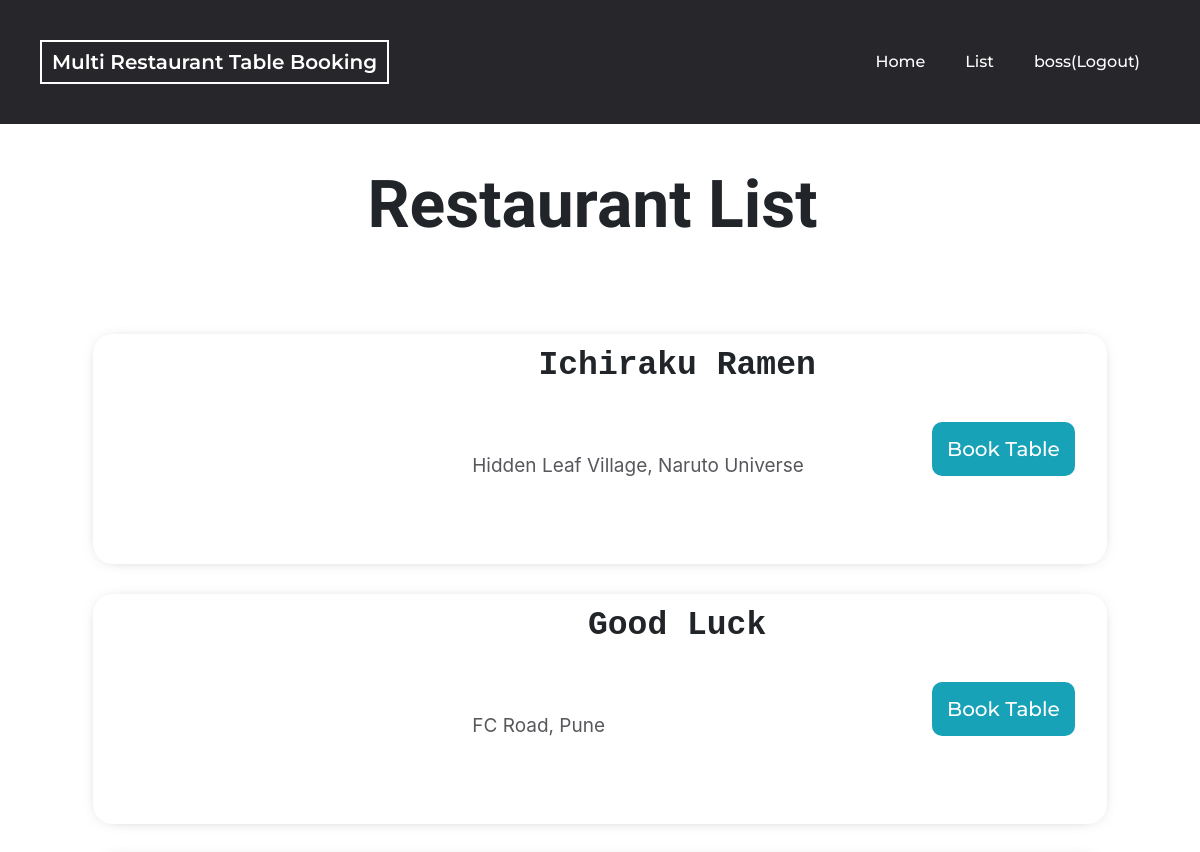
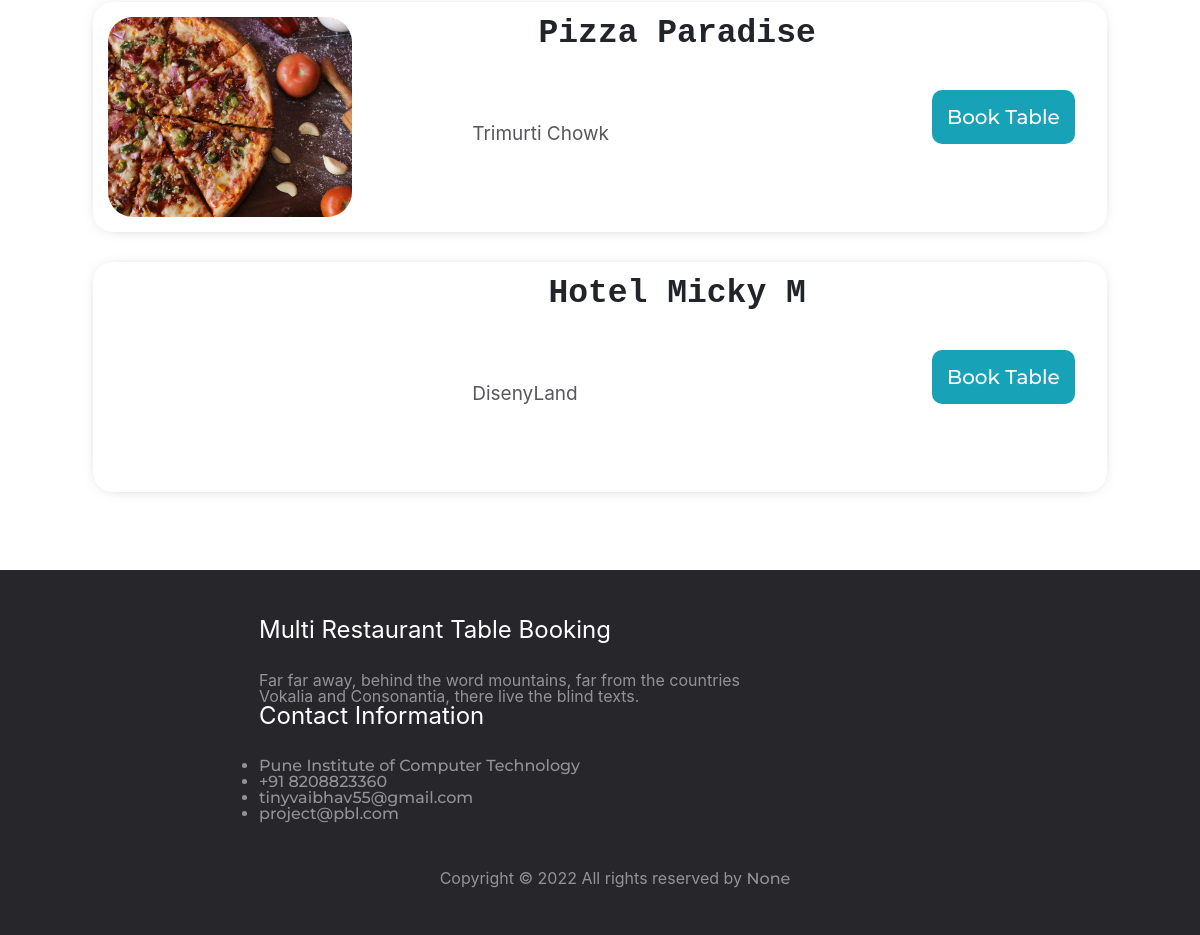
Page /list.php (signed in) on the committed database (2 pictures, top to bottom).
### tables this page shows
CREATE TABLE `restaurant_info` (
  `id` int(3) NOT NULL,
  `name` varchar(255) DEFAULT NULL,
  `uname` varchar(255) DEFAULT NULL,
  `phone` varchar(15) DEFAULT NULL,
  `address` varchar(255) DEFAULT NULL,
  `logo` varchar(500) DEFAULT NULL,
  `psw` varchar(20) DEFAULT NULL,
  `approve_status` int(4) NOT NULL DEFAULT 0 COMMENT '0 not approve 1 approve',
  `role` int(2) DEFAULT NULL COMMENT '1 = restaurant, 2 = customer	'
);

### list.php (the view, shortened to what this page needs)
<?php include 'template/header.php'; ?>
<!DOCTYPE html>
<html lang="en">
<head>
    <link rel="stylesheet" href="style/style_list.css">
</head>
<body>
    <?php include 'template/nav-bar_gray.php'; ?>
    <div class="row list_row" style="margin-right:0px">
        <h2>Restaurant List</h2>
    </div>
    <section ftco-section bg-light>
        <div class="container">
            <div class="row">
                <div class="col-md1">
                    <div class="tab-content" style="padding:3rem 0px">
                        <div class="tab-home">
                            <div class="row">
                                <?php
                                    $con = connect();
                                    $sql = "SELECT * FROM `restaurant_info` WHERE role = 1;";
                                    $result = $con->query($sql);
                                    foreach ($result as $r) {
                                ?>
                                <div class="col-md1">
                                    <div class="res_list">
                                        <div class="rest_img" style="background-image: url(images/<?php echo $r['logo']; ?>)"></div>
                                        <div class="text">
                                            <div class="row one-half">
                                                <div class="col-md1">
                                                    <h3 class="rest_title"><?php echo $r['name']; ?></h3>
                                                </div>
                                                <div class="col-md1">
                                                    <p class="rest_address"><?php echo $r['address']; ?></p>
                                                </div>
                                            </div>
                                            <div class="one-third">
                                                <a href="reservation.php?res_id=<?php echo $r['id']; ?>" class="btn btn-info" style="width: 100%; margin-top: 18px;">Book Table</a>
                                            </div>
                                        </div>
                                    </div>
                                </div>
                                <?php } ?>
                            </div>
                        </div>
                    </div>
                </div>
            </div>
        </div>
    </section>
    <?php include 'template/footer_list.php'; ?>
</body>
</html>

### style/style.css (style rules this page uses)
* { margin: 0; padding : 0; box-sizing: border-box; }
body { margin: 0; font-family: "Muli", -apple-system, BlinkMacSystemFont, "Segoe UI", Roboto, "Helvetica Neue", Arial, sans-serif, "Apple Color Emoji", "Segoe UI Emoji", "Segoe UI Symbol"; font-size: 1rem; font-weight: 400; line-height: 1; color: #212529; text-align: left; background-color: #fff; text-align: left; }
li, a { font-family: "Montserrat", sans-serif; font-weight: 500; font-size:16px; color: #edf0f1; text-decoration: none; background:transparent; }
.row { display: flex; -ms-flex-wrap: wrap; flex-wrap: wrap; margin-right: -15px; margin-left: -15px; }
.footer_contact li, a { color: rgba(255, 255, 255, 0.5); }
.list_row { align-items: center; justify-content: center; font-family: 'Sansita Swashed', cursive; font-size: 44px; padding: 3rem; }
.container { width: 87%; padding-right: 15px; padding-left: 15px; margin-right: auto; margin-left: auto; }
.col-md1 { flex: 0 0 100%; max-width: 100%; position: relative; width: 100%; min-height: 1px; padding-right: 15px; padding-left: 15px; }
.tab-home { display: block; }
.res_list { border-radius: 20px; display: flex; width: 100%; background: #fff; padding: 15px; margin-bottom: 30px; box-shadow: 0px 1px 18px -12px rgb(0 0 0 / 75%); transition: all 0.3s ease; }
.rest_img { background-size: cover; margin-right: 20px; width: 300px; height: 200px; border-radius: 25px; }
.text { width: calc(100% - 100px); display: flex; }
.one-half { width: calc(100% - 80px); }
.one-third { margin-top: 90px; margin-left: -50px; }
.btn-info { color: #fff; background-color: #17a2b8; padding: 15px; border-radius: 10px; font-size: 20px; }
.rest_title { text-align: center; font-size: 33px; font-family:monospace; }
.rest_address { color: #57575c; font-size: 19px; margin-left: 100px; }

### style/style_list.css (style rules this page uses)
.list_row { align-items: center; justify-content: center; font-family: 'Sansita Swashed', cursive; font-size: 44px; padding: 3rem; }
.container { width: 87%; padding-right: 15px; padding-left: 15px; margin-right: auto; margin-left: auto; }
.row { display: flex; -ms-flex-wrap: wrap; flex-wrap: wrap; margin-right: -15px; margin-left: -15px; }
.col-md1 { flex: 0 0 100%; max-width: 100%; position: relative; width: 100%; min-height: 1px; padding-right: 15px; padding-left: 15px; }
.tab-home { display: block; }
.res_list { border-radius: 20px; display: flex; width: 100%; background: #fff; padding: 15px; margin-bottom: 30px; box-shadow: 0px 1px 18px -12px rgb(0 0 0 / 75%); transition: all 0.3s ease; }
.rest_img { background-size: cover; margin-right: 20px; width: 300px; height: 200px; border-radius: 25px; }
.text { width: calc(100% - 100px); display: flex; }
.one-half { width: calc(100% - 80px); }
.one-third { margin-top: 90px; margin-left: -50px; }
.btn-info { color: #fff; background-color: #17a2b8; padding: 15px; border-radius: 10px; font-size: 20px; }
.rest_title { text-align: center; font-size: 33px; font-family:monospace; }
.rest_address { color: #57575c; font-size: 19px; margin-left: 100px; }

### rows in the picture
restaurant_info: name "Ichiraku Ramen", address "Hidden Leaf Village, Naruto Universe"
restaurant_info: name "Good Luck", address "FC Road, Pune"
restaurant_info: logo (picture), name "Pizza Paradise", address "Trimurti Chowk"
restaurant_info: name "Hotel Micky M", address "DisenyLand"

### other values in the picture
$_SESSION['name'] "boss"
